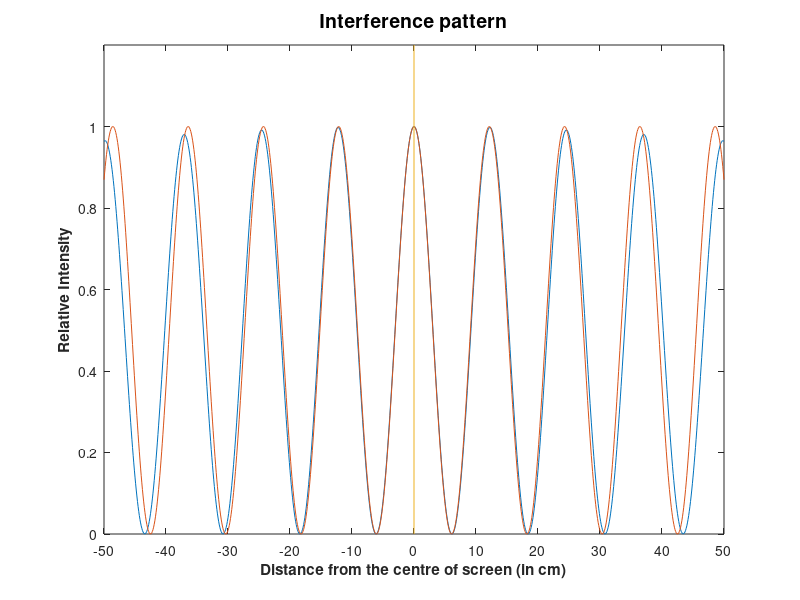

Recreate this plot in MATLAB.
% Script to model the interference between 2 point sources
% separated by a distance d and on a line parallel to a screen
% at a distance D.
% variables names as in Fig. 1 in the lab. script
%
% CHANGE THESE VALUES ACCORDING TO YOUR EXPERIMENTAL SETUP:
d=0.63;             % separation between the sources (in m)
D=2.55;             % distance from sources to screen (in m)
lambda=0.03;        % wavelength (in m)
k=2*pi/lambda;
%
x=-0.5:0.001:0.5;   % to cover 50 cm at either side of the centre
theta1=atan((d/2-x)/D);
theta2=atan((d/2+x)/D);
l1=D./cos(theta1);
l2=D./cos(theta2);
j=0+i;
Et=exp(-j*k*l1)./l1+exp(-j*k*l2)./l2;
Et=Et.*conj(Et)/(max(Et)^2);

%
y=x*100;            % converting to cm
Et_approx = (4/(D^2))*(cos((k*d*x)/(2*D))).^2;
Et_approx = Et_approx./max(Et_approx);

plot(y,abs(Et))
hold on;
plot(y,Et_approx);


axis([-50 50 0 1.2]);
set(gca,'XTick',[-50:10:50])
title('{\bfInterference pattern}','FontSize',14)
xlabel('{\bfDistance from the centre of screen (in cm)}')
ylabel('{\bfRelative Intensity}')
line([0 0],[0 1.2])
% line([-0.5 0.5],[1 1],'linestyle',':')
% text(-0.48, 1.1,'drawn by {\bf <...insert your name here...> }')

